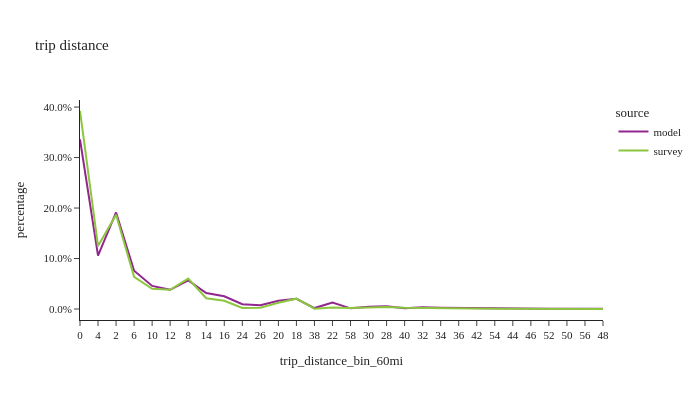

The cell this chart's notebook holds for it:
### Code cell
df_plot = trip_data.loc[trip_data['trip_distance_bin_60mi'].notna()].groupby(['source','trip_distance_bin_60mi'])['trip_weight'].sum().reset_index()

df_plot['percentage'] = df_plot.groupby(['source'], group_keys=False)['trip_weight']. \
    apply(lambda x: x / float(x.sum()))



fig2 = px.line(df_plot, x='trip_distance_bin_60mi', y="percentage", color="source", title="trip distance")

fig2.for_each_annotation(lambda a: a.update(text = a.text.split("=")[-1]))

fig2.update_layout(height=400, width=700, font=dict(size=11), yaxis=dict(tickformat=".1%"))

fig2.show()

### Figure 1 — Plotly figure (JSON) as saved in the notebook; plotly's stock layout.template omitted (floating-point values rounded to 4 significant figures)
{"data": [{"hovertemplate": "source=model<br>trip_distance_bin_60mi=%{x}<br>percentage=%{y}<extra></extra>", "legendgroup": "model", "line": {"color": "#91268F", "dash": "solid"}, "marker": {"symbol": "circle"}, "mode": "lines", "name": "model", "orientation": "v", "showlegend": true, "type": "scatter", "x": ["0", "4", "2", "6", "10", "12", "8", "14", "16", "24", "26", "20", "18", "38", "22", "58", "30", "28", "40", "32", "34", "36", "42", "54", "44", "46", "52", "50", "56", "48"], "xaxis": "x", "y": [0.336, 0.1056, 0.1912, 0.07574, 0.04571, 0.03806, 0.0567, 0.03176, 0.02521, 0.009543, 0.007275, 0.01615, 0.02019, 0.001863, 0.01289, 0.001295, 0.004275, 0.005626, 0.001634, 0.003257, 0.002665, 0.002211, 0.001312, 0.0002606, 0.001061, 0.0008108, 0.0003467, 0.0004562, 0.0002065, 0.0006497], "yaxis": "y"}, {"hovertemplate": "source=survey<br>trip_distance_bin_60mi=%{x}<br>percentage=%{y}<extra></extra>", "legendgroup": "survey", "line": {"color": "#8CC63E", "dash": "solid"}, "marker": {"symbol": "circle"}, "mode": "lines", "name": "survey", "orientation": "v", "showlegend": true, "type": "scatter", "x": ["0", "4", "2", "6", "10", "12", "8", "14", "16", "24", "26", "20", "18", "38", "22", "58", "30", "28", "40", "32", "34", "36", "42", "54", "44", "46", "52", "50", "56", "48"], "xaxis": "x", "y": [0.3922, 0.1248, 0.1867, 0.06359, 0.03997, 0.03796, 0.06028, 0.02124, 0.01621, 0.002024, 0.002427, 0.01237, 0.02047, 0.0007353, 0.002886, 0.001839, 0.002751, 0.003947, 0.002275, 0.001809, 0.001056, 0.000377, 0.0002313, 0.0002619, 0.0007226, 0.0004472, 3.258e-05, 4.6e-06, 0.0003832, 6.469e-06], "yaxis": "y"}], "layout": {"font": {"size": 11}, "height": 400, "legend": {"title": {"text": "source"}, "tracegroupgap": 0}, "title": {"text": "trip distance"}, "width": 700, "xaxis": {"anchor": "y", "domain": [0.0, 1.0], "title": {"text": "trip_distance_bin_60mi"}}, "yaxis": {"anchor": "x", "domain": [0.0, 1.0], "tickformat": ".1%", "title": {"text": "percentage"}}}}
